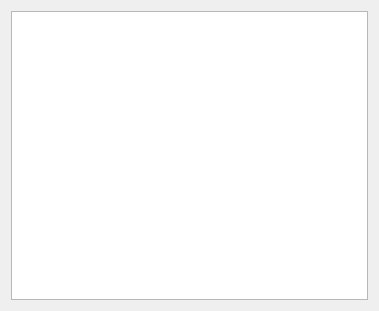
<?xml version="1.0" encoding="UTF-8"?>
<ui version="4.0">
 <class>RecommendationsPage</class>
 <widget class="QWidget" name="RecommendationsPage">
  <property name="geometry">
   <rect>
    <x>0</x>
    <y>0</y>
    <width>379</width>
    <height>311</height>
   </rect>
  </property>
  <property name="windowTitle">
   <string>Form</string>
  </property>
  <layout class="QGridLayout" name="gridLayout">
   <item row="0" column="0">
    <widget class="CRecommendationsView" name="tblRecommendations">
     <property name="sizePolicy">
      <sizepolicy hsizetype="Expanding" vsizetype="Expanding">
       <horstretch>0</horstretch>
       <verstretch>0</verstretch>
      </sizepolicy>
     </property>
     <property name="horizontalScrollBarPolicy">
      <enum>Qt::ScrollBarAsNeeded</enum>
     </property>
     <property name="editTriggers">
      <set>QAbstractItemView::AllEditTriggers</set>
     </property>
     <property name="selectionMode">
      <enum>QAbstractItemView::SingleSelection</enum>
     </property>
     <property name="selectionBehavior">
      <enum>QAbstractItemView::SelectRows</enum>
     </property>
     <property name="verticalScrollMode">
      <enum>QAbstractItemView::ScrollPerItem</enum>
     </property>
     <property name="horizontalScrollMode">
      <enum>QAbstractItemView::ScrollPerItem</enum>
     </property>
    </widget>
   </item>
  </layout>
 </widget>
 <customwidgets>
  <customwidget>
   <class>CRecommendationsView</class>
   <extends>QTableView</extends>
   <header>Events/Recommendations.h</header>
  </customwidget>
 </customwidgets>
 <resources/>
 <connections/>
</ui>
